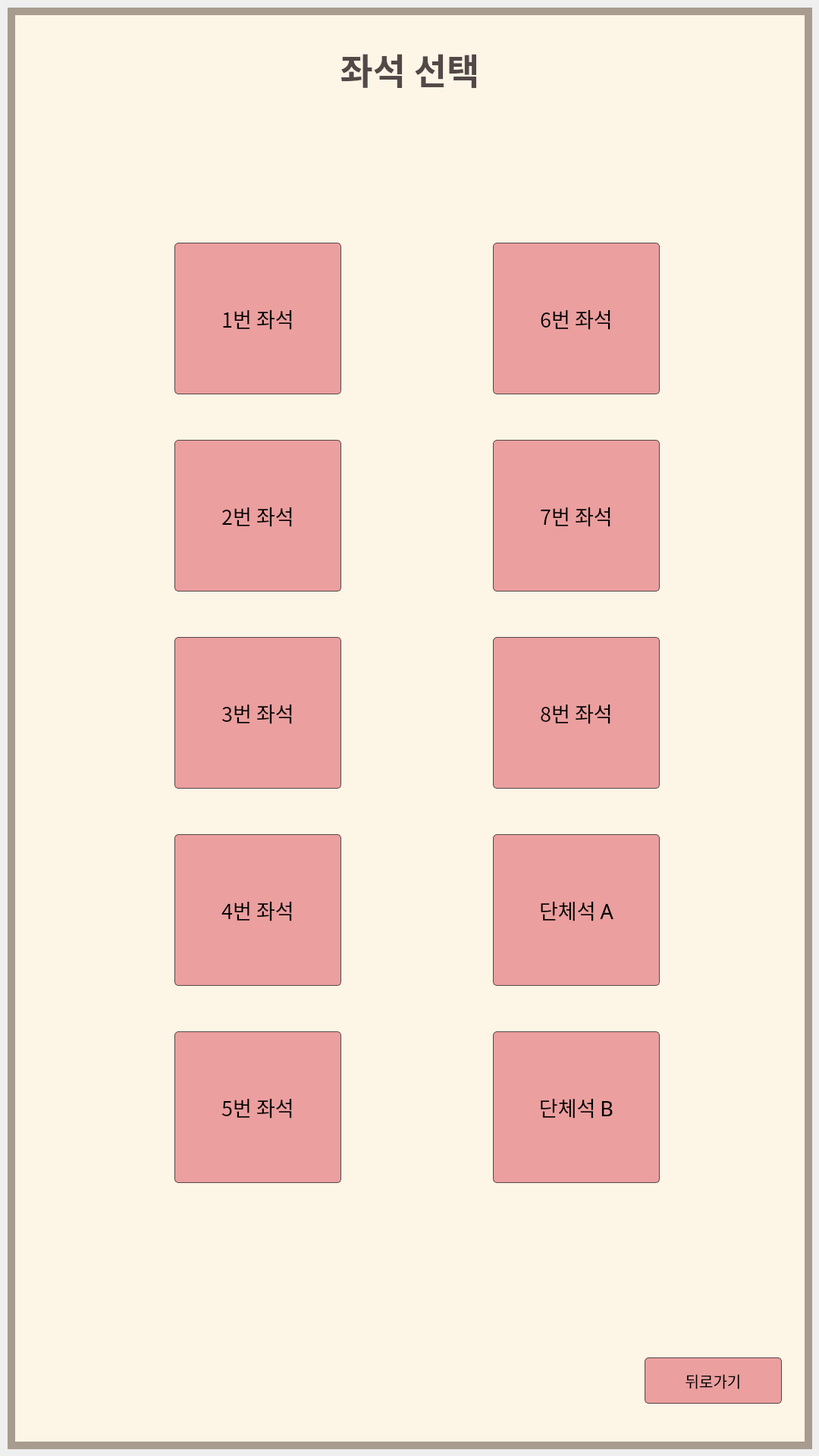
<?xml version="1.0" encoding="UTF-8"?>
<ui version="4.0">
 <class>Form</class>
 <widget class="QWidget" name="Form">
  <property name="geometry">
   <rect>
    <x>0</x>
    <y>0</y>
    <width>1080</width>
    <height>1920</height>
   </rect>
  </property>
  <property name="windowTitle">
   <string>Form</string>
  </property>
  <widget class="QPushButton" name="backB">
   <property name="geometry">
    <rect>
     <x>390</x>
     <y>680</y>
     <width>75</width>
     <height>23</height>
    </rect>
   </property>
   <property name="font">
    <font>
     <family>한컴 고딕</family>
    </font>
   </property>
   <property name="text">
    <string>뒤로가기</string>
   </property>
  </widget>
  <widget class="QFrame" name="frame_2">
   <property name="enabled">
    <bool>true</bool>
   </property>
   <property name="geometry">
    <rect>
     <x>10</x>
     <y>10</y>
     <width>1061</width>
     <height>1901</height>
    </rect>
   </property>
   <property name="minimumSize">
    <size>
     <width>702</width>
     <height>0</height>
    </size>
   </property>
   <property name="font">
    <font>
     <family>한컴 고딕</family>
     <pointsize>13</pointsize>
    </font>
   </property>
   <property name="styleSheet">
    <string notr="true">QFrame{
background:#a79c8e;
}
#widget{
background:#FDF5E6;
}</string>
   </property>
   <widget class="QWidget" name="widget" native="true">
    <property name="enabled">
     <bool>true</bool>
    </property>
    <property name="geometry">
     <rect>
      <x>10</x>
      <y>10</y>
      <width>1041</width>
      <height>1881</height>
     </rect>
    </property>
    <property name="font">
     <font>
      <family>한컴 고딕</family>
      <pointsize>13</pointsize>
      <weight>50</weight>
      <bold>false</bold>
     </font>
    </property>
    <property name="styleSheet">
     <string notr="true">QPushButton {
    background-color:#eb9f9f;
	border-radius: 5px ;
	border: 1px solid;
	
	border-color:#534847;  
}

</string>
    </property>
    <widget class="QPushButton" name="pButton_3">
     <property name="geometry">
      <rect>
       <x>210</x>
       <y>820</y>
       <width>220</width>
       <height>200</height>
      </rect>
     </property>
     <property name="font">
      <font>
       <family>한컴 고딕</family>
       <pointsize>20</pointsize>
      </font>
     </property>
     <property name="styleSheet">
      <string notr="true"/>
     </property>
     <property name="text">
      <string>3번 좌석</string>
     </property>
    </widget>
    <widget class="QPushButton" name="pButton_4">
     <property name="geometry">
      <rect>
       <x>210</x>
       <y>1080</y>
       <width>220</width>
       <height>200</height>
      </rect>
     </property>
     <property name="font">
      <font>
       <family>한컴 고딕</family>
       <pointsize>20</pointsize>
      </font>
     </property>
     <property name="styleSheet">
      <string notr="true"/>
     </property>
     <property name="text">
      <string>4번 좌석</string>
     </property>
    </widget>
    <widget class="QPushButton" name="backB_2">
     <property name="geometry">
      <rect>
       <x>830</x>
       <y>1770</y>
       <width>181</width>
       <height>61</height>
      </rect>
     </property>
     <property name="font">
      <font>
       <family>한컴 고딕</family>
       <pointsize>15</pointsize>
      </font>
     </property>
     <property name="text">
      <string>뒤로가기</string>
     </property>
    </widget>
    <widget class="QPushButton" name="pButton_2">
     <property name="geometry">
      <rect>
       <x>210</x>
       <y>560</y>
       <width>220</width>
       <height>200</height>
      </rect>
     </property>
     <property name="font">
      <font>
       <family>한컴 고딕</family>
       <pointsize>20</pointsize>
      </font>
     </property>
     <property name="styleSheet">
      <string notr="true"/>
     </property>
     <property name="text">
      <string>2번 좌석</string>
     </property>
    </widget>
    <widget class="QPushButton" name="pButton_5">
     <property name="geometry">
      <rect>
       <x>210</x>
       <y>1340</y>
       <width>220</width>
       <height>200</height>
      </rect>
     </property>
     <property name="font">
      <font>
       <family>한컴 고딕</family>
       <pointsize>20</pointsize>
      </font>
     </property>
     <property name="styleSheet">
      <string notr="true"/>
     </property>
     <property name="text">
      <string>5번 좌석</string>
     </property>
    </widget>
    <widget class="QPushButton" name="pButton_1">
     <property name="geometry">
      <rect>
       <x>210</x>
       <y>300</y>
       <width>220</width>
       <height>200</height>
      </rect>
     </property>
     <property name="minimumSize">
      <size>
       <width>75</width>
       <height>0</height>
      </size>
     </property>
     <property name="font">
      <font>
       <family>한컴 고딕</family>
       <pointsize>20</pointsize>
       <weight>50</weight>
       <bold>false</bold>
       <kerning>true</kerning>
      </font>
     </property>
     <property name="styleSheet">
      <string notr="true"/>
     </property>
     <property name="text">
      <string>1번 좌석</string>
     </property>
     <property name="autoDefault">
      <bool>false</bool>
     </property>
     <property name="default">
      <bool>false</bool>
     </property>
     <property name="flat">
      <bool>false</bool>
     </property>
    </widget>
    <widget class="QLabel" name="label">
     <property name="geometry">
      <rect>
       <x>390</x>
       <y>30</y>
       <width>261</width>
       <height>81</height>
      </rect>
     </property>
     <property name="font">
      <font>
       <family>한컴 고딕</family>
       <pointsize>35</pointsize>
       <weight>75</weight>
       <bold>true</bold>
      </font>
     </property>
     <property name="styleSheet">
      <string notr="true">background:none;
color:#534847;</string>
     </property>
     <property name="text">
      <string>좌석 선택</string>
     </property>
     <property name="alignment">
      <set>Qt::AlignCenter</set>
     </property>
    </widget>
    <widget class="QPushButton" name="pButton_7">
     <property name="geometry">
      <rect>
       <x>630</x>
       <y>560</y>
       <width>220</width>
       <height>200</height>
      </rect>
     </property>
     <property name="font">
      <font>
       <family>한컴 고딕</family>
       <pointsize>20</pointsize>
      </font>
     </property>
     <property name="styleSheet">
      <string notr="true"/>
     </property>
     <property name="text">
      <string>7번 좌석</string>
     </property>
    </widget>
    <widget class="QPushButton" name="pButton_6">
     <property name="geometry">
      <rect>
       <x>630</x>
       <y>300</y>
       <width>220</width>
       <height>200</height>
      </rect>
     </property>
     <property name="minimumSize">
      <size>
       <width>75</width>
       <height>0</height>
      </size>
     </property>
     <property name="font">
      <font>
       <family>한컴 고딕</family>
       <pointsize>20</pointsize>
       <weight>50</weight>
       <bold>false</bold>
       <kerning>true</kerning>
      </font>
     </property>
     <property name="styleSheet">
      <string notr="true"/>
     </property>
     <property name="text">
      <string>6번 좌석</string>
     </property>
     <property name="autoDefault">
      <bool>false</bool>
     </property>
     <property name="default">
      <bool>false</bool>
     </property>
     <property name="flat">
      <bool>false</bool>
     </property>
    </widget>
    <widget class="QPushButton" name="pButton_8">
     <property name="geometry">
      <rect>
       <x>630</x>
       <y>820</y>
       <width>220</width>
       <height>200</height>
      </rect>
     </property>
     <property name="font">
      <font>
       <family>한컴 고딕</family>
       <pointsize>20</pointsize>
      </font>
     </property>
     <property name="styleSheet">
      <string notr="true"/>
     </property>
     <property name="text">
      <string>8번 좌석</string>
     </property>
    </widget>
    <widget class="QPushButton" name="pButton_10">
     <property name="geometry">
      <rect>
       <x>630</x>
       <y>1340</y>
       <width>220</width>
       <height>200</height>
      </rect>
     </property>
     <property name="font">
      <font>
       <family>한컴 고딕</family>
       <pointsize>20</pointsize>
      </font>
     </property>
     <property name="styleSheet">
      <string notr="true"/>
     </property>
     <property name="text">
      <string>단체석 B</string>
     </property>
    </widget>
    <widget class="QPushButton" name="pButton_9">
     <property name="geometry">
      <rect>
       <x>630</x>
       <y>1080</y>
       <width>220</width>
       <height>200</height>
      </rect>
     </property>
     <property name="font">
      <font>
       <family>한컴 고딕</family>
       <pointsize>20</pointsize>
      </font>
     </property>
     <property name="styleSheet">
      <string notr="true"/>
     </property>
     <property name="text">
      <string>단체석 A</string>
     </property>
    </widget>
   </widget>
  </widget>
 </widget>
 <resources/>
 <connections/>
</ui>
